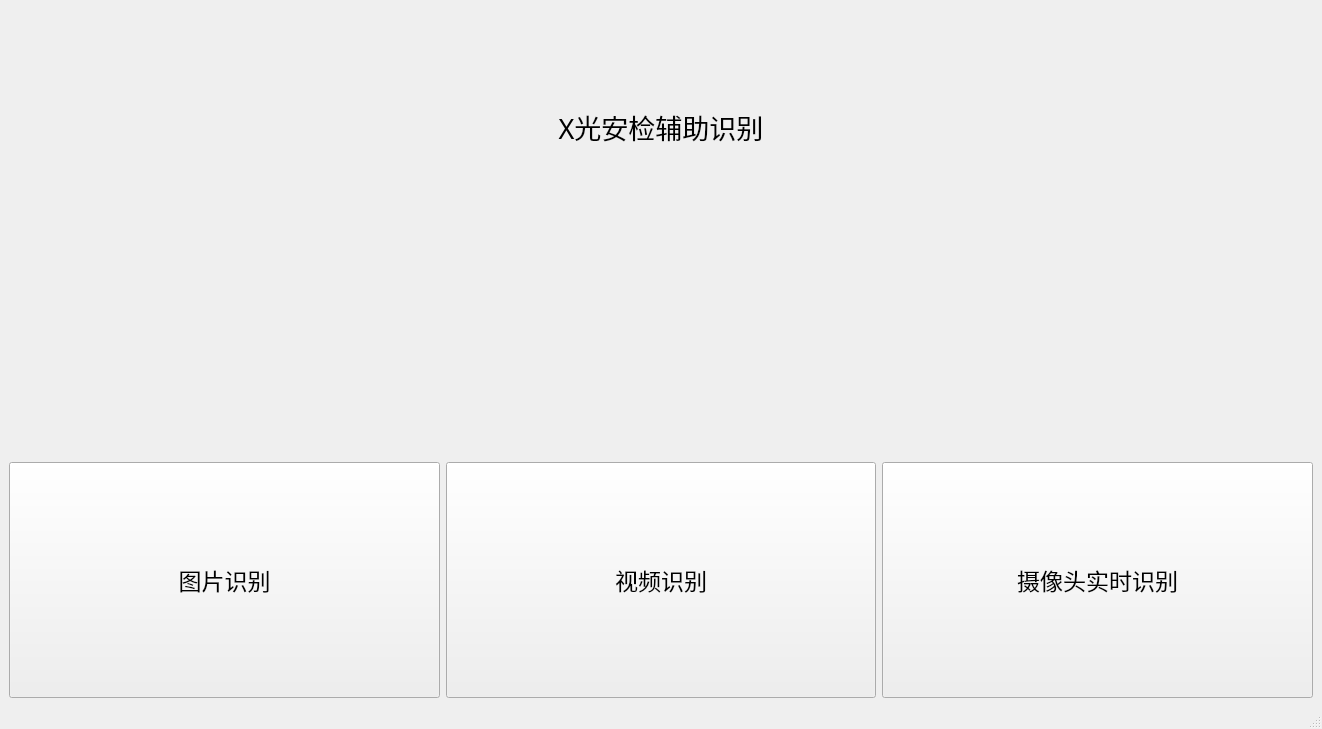
<?xml version="1.0" encoding="UTF-8"?>
<ui version="4.0">
 <class>MainWindow</class>
 <widget class="QMainWindow" name="MainWindow">
  <property name="geometry">
   <rect>
    <x>0</x>
    <y>0</y>
    <width>1322</width>
    <height>729</height>
   </rect>
  </property>
  <property name="windowTitle">
   <string>MainWindow</string>
  </property>
  <widget class="QWidget" name="centralwidget">
   <layout class="QVBoxLayout" name="verticalLayout_2">
    <item>
     <widget class="QLabel" name="label_2">
      <property name="sizePolicy">
       <sizepolicy hsizetype="Preferred" vsizetype="Preferred">
        <horstretch>0</horstretch>
        <verstretch>0</verstretch>
       </sizepolicy>
      </property>
      <property name="font">
       <font>
        <family>幼圆</family>
        <pointsize>20</pointsize>
       </font>
      </property>
      <property name="layoutDirection">
       <enum>Qt::LeftToRight</enum>
      </property>
      <property name="text">
       <string>X光安检辅助识别</string>
      </property>
      <property name="alignment">
       <set>Qt::AlignCenter</set>
      </property>
     </widget>
    </item>
    <item>
     <spacer name="verticalSpacer">
      <property name="orientation">
       <enum>Qt::Vertical</enum>
      </property>
      <property name="sizeType">
       <enum>QSizePolicy::Preferred</enum>
      </property>
      <property name="sizeHint" stdset="0">
       <size>
        <width>20</width>
        <height>211</height>
       </size>
      </property>
     </spacer>
    </item>
    <item>
     <layout class="QHBoxLayout" name="horizontalLayout">
      <item>
       <widget class="QPushButton" name="imgDetectButton">
        <property name="sizePolicy">
         <sizepolicy hsizetype="Minimum" vsizetype="Preferred">
          <horstretch>0</horstretch>
          <verstretch>0</verstretch>
         </sizepolicy>
        </property>
        <property name="font">
         <font>
          <family>幼圆</family>
          <pointsize>17</pointsize>
         </font>
        </property>
        <property name="text">
         <string>图片识别</string>
        </property>
       </widget>
      </item>
      <item>
       <widget class="QPushButton" name="videoDetectButton">
        <property name="sizePolicy">
         <sizepolicy hsizetype="Minimum" vsizetype="Preferred">
          <horstretch>0</horstretch>
          <verstretch>0</verstretch>
         </sizepolicy>
        </property>
        <property name="font">
         <font>
          <family>幼圆</family>
          <pointsize>17</pointsize>
         </font>
        </property>
        <property name="text">
         <string>视频识别</string>
        </property>
       </widget>
      </item>
      <item>
       <widget class="QPushButton" name="cameraDetectButton">
        <property name="sizePolicy">
         <sizepolicy hsizetype="Minimum" vsizetype="Preferred">
          <horstretch>0</horstretch>
          <verstretch>0</verstretch>
         </sizepolicy>
        </property>
        <property name="font">
         <font>
          <family>幼圆</family>
          <pointsize>17</pointsize>
         </font>
        </property>
        <property name="text">
         <string>摄像头实时识别</string>
        </property>
       </widget>
      </item>
     </layout>
    </item>
   </layout>
  </widget>
  <widget class="QMenuBar" name="menubar">
   <property name="geometry">
    <rect>
     <x>0</x>
     <y>0</y>
     <width>1322</width>
     <height>26</height>
    </rect>
   </property>
  </widget>
  <widget class="QStatusBar" name="statusbar"/>
 </widget>
 <resources/>
 <connections/>
</ui>
